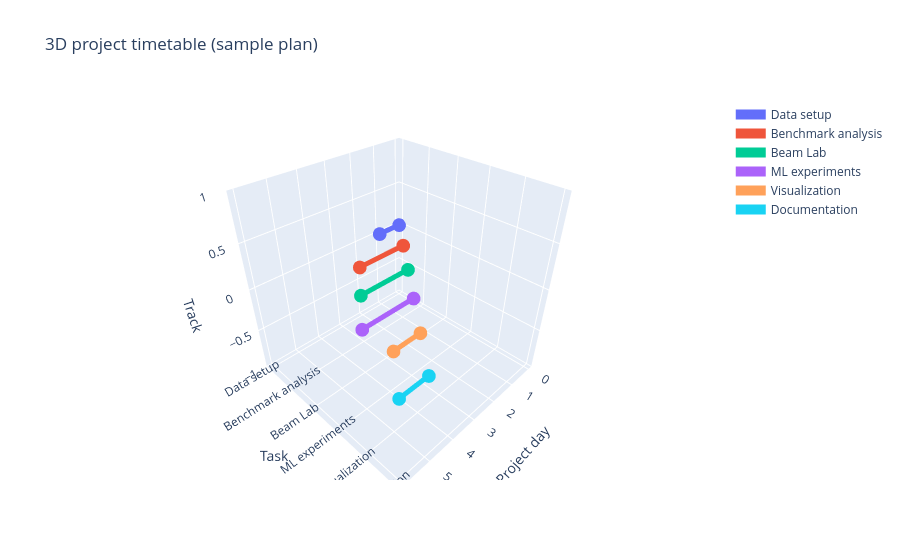

This figure's notebook cell:
### Markdown cell above
## 12. 3D project timetable

### Code cell
schedule = pd.DataFrame({
    "task":["Data setup","Benchmark analysis","Beam Lab","ML experiments","Visualization","Documentation"],
    "start_day":[0,1,2,3,4,5],
    "duration_days":[1,2,2,2,1,1]
})
display(schedule)
if PLOTLY_AVAILABLE:
    fig=go.Figure()
    for _, row in schedule.iterrows():
        fig.add_trace(go.Scatter3d(
            x=[row.start_day,row.start_day+row.duration_days],
            y=[row.task,row.task], z=[0,0], mode="lines+markers",
            line=dict(width=10), name=row.task
        ))
    fig.update_layout(title="3D project timetable (sample plan)",
                      scene=dict(xaxis_title="Project day",yaxis_title="Task",zaxis_title="Track"))
    fig.show()
else:
    ax=schedule.set_index("task")[["start_day","duration_days"]].plot.barh(stacked=True,figsize=(9,4))
    ax.set_title("Project timetable"); plt.show()
schedule.to_csv(OUTPUT_DIR/"project_timetable.csv", index=False)

### Figure 1 — Plotly figure (JSON) as saved in the notebook; plotly's stock layout.template omitted (floating-point values rounded to 4 significant figures)
{"data": [{"line": {"width": 10}, "mode": "lines+markers", "name": "Data setup", "type": "scatter3d", "x": [0, 1], "y": ["Data setup", "Data setup"], "z": [0, 0]}, {"line": {"width": 10}, "mode": "lines+markers", "name": "Benchmark analysis", "type": "scatter3d", "x": [1, 3], "y": ["Benchmark analysis", "Benchmark analysis"], "z": [0, 0]}, {"line": {"width": 10}, "mode": "lines+markers", "name": "Beam Lab", "type": "scatter3d", "x": [2, 4], "y": ["Beam Lab", "Beam Lab"], "z": [0, 0]}, {"line": {"width": 10}, "mode": "lines+markers", "name": "ML experiments", "type": "scatter3d", "x": [3, 5], "y": ["ML experiments", "ML experiments"], "z": [0, 0]}, {"line": {"width": 10}, "mode": "lines+markers", "name": "Visualization", "type": "scatter3d", "x": [4, 5], "y": ["Visualization", "Visualization"], "z": [0, 0]}, {"line": {"width": 10}, "mode": "lines+markers", "name": "Documentation", "type": "scatter3d", "x": [5, 6], "y": ["Documentation", "Documentation"], "z": [0, 0]}], "layout": {"scene": {"xaxis": {"title": {"text": "Project day"}}, "yaxis": {"title": {"text": "Task"}}, "zaxis": {"title": {"text": "Track"}}}, "title": {"text": "3D project timetable (sample plan)"}}}
